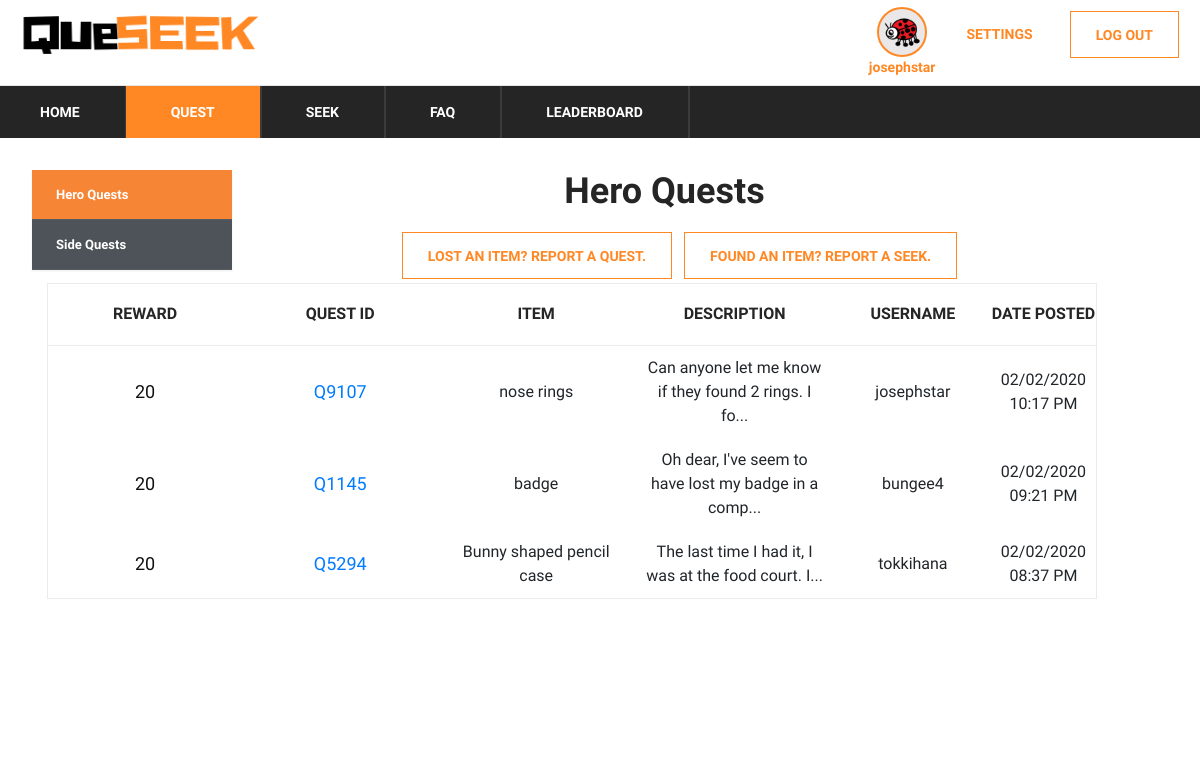
The page /quest (signed in) on the database as committed earlier.
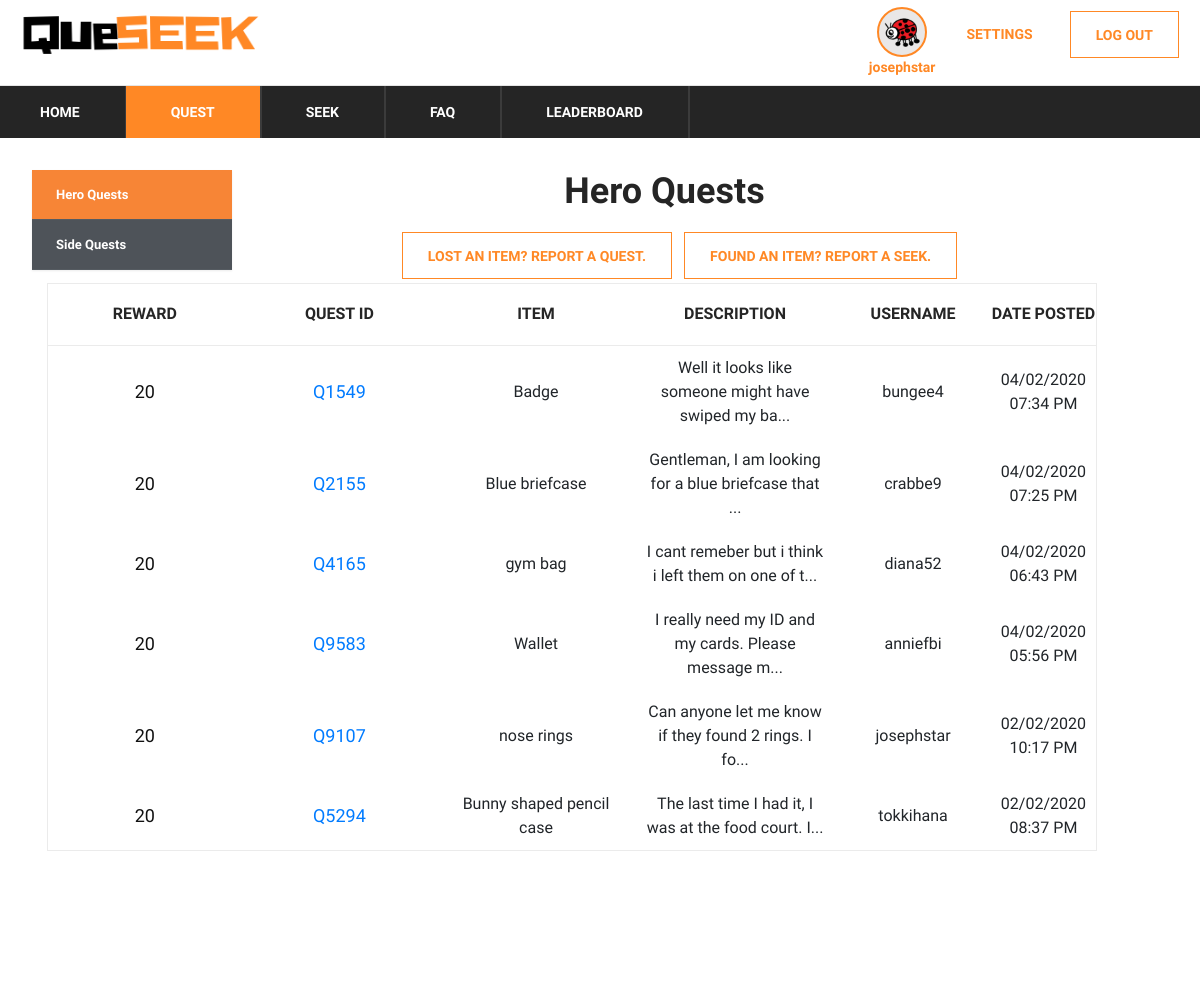
The same page on the database as committed later.
### app/models.py (models this page shows)
class User(UserMixin, Base):
    __tablename__ = "users"
    id = db.Column(db.String, primary_key=True)
    email = db.Column(db.String(255), unique=True, nullable=False)
    password = db.Column(db.String(255), nullable=False)
    username = db.Column(db.String(255), unique=True, nullable=False)
    created_at = db.Column(DateTime(timezone=True))

class Quest(UserMixin, Base):
    __tablename__ = "quests"
    questId = db.Column(db.String, primary_key=True)
    reward = db.Column(db.Integer, nullable=False)
    item = db.Column(db.String(255), nullable=False)
    location = db.Column(db.String(255), nullable=False)
    description = db.Column(db.String(255))
    userId = db.Column(db.String, ForeignKey('users.id'), primary_key=True)
    posted_at = db.Column(DateTime(timezone=True))
    state = db.Column(db.Integer, nullable=False, default=0)
    type = db.Column(db.Integer, nullable=False, default=0)
    featured = db.Column(db.Integer, nullable=False, default=0)
    totalSeekers = db.Column(db.Integer, nullable=False, default=1)

### app/__init__.py (the view)
@app.route('/quest')
def quest():
    q = (db.session.query(User, Quest)
         .filter(User.id == Quest.userId)
         .filter(Quest.state == 0)
         .filter(Quest.type == 0)
         .order_by(Quest.posted_at.desc())
         .all())
    return render_template('quest.html', rows=q, page='quest')

### app/__init__.py (called while the page is built)
@login.user_loader
def load_user(id):
    return User.query.get(id)

@app.context_processor
def inject_dict_for_all_templates():
    if (not current_user.is_anonymous):
        userprofile = (db.session.query(UserProfile)
                       .filter(UserProfile.id == current_user.id)
                       .first()
                       )
        return dict(current_user_avatar=userprofile.avatarId)
    return dict()

### app/templates/quest.html (shortened to what the changed rows need)
<!DOCTYPE html>
<html lang="zxx">
<head>
    <link rel="stylesheet" href="{{ url_for('static', filename='css/bootstrap.min.css')}}" type="text/css">
    <link rel="stylesheet" href="{{ url_for('static', filename='css/font-awesome.min.css')}}" type="text/css">
    <link rel="stylesheet" href="{{ url_for('static', filename='css/themify-icons.css')}}" type="text/css">
    <link rel="stylesheet" href="{{ url_for('static', filename='css/elegant-icons.css')}}" type="text/css">
    <link rel="stylesheet" href="{{ url_for('static', filename='css/owl.carousel.min.css')}}" type="text/css">
    <link rel="stylesheet" href="{{ url_for('static', filename='css/nice-select.css')}}" type="text/css">
    <link rel="stylesheet" href="{{ url_for('static', filename='css/jquery-ui.min.css')}}" type="text/css">
    <link rel="stylesheet" href="{{ url_for('static', filename='css/slicknav.min.css')}}" type="text/css">
    <link rel="stylesheet" href="{{ url_for('static', filename='css/style.css')}}" type="text/css">
    <link rel="stylesheet" href="{{ url_for('static', filename='css/table.css')}}" type="text/css">
</head>
<body>
<header class="header-section">
    {% include "base/topbar.html" %}
</header>
<section class="hero-section">
    <div class="hero-items owl-carousel">
        <div class="topbar-cover2">
            <div class="desc">
                <section class="cd-faq">
                    <section class="shopping-cart spad">
                        <div class="blog-details-inner">
                            <div class="blog-detail-title"><h2>
                                {% if page == 'sq' %}
                                Side Quests
                                {% else %}
                                Hero Quests
                                {% endif %}
                            </h2>
                            </div>
                        </div>
                        <div class="container">
                            <div class="row">
                                <div class="col-lg-12">
                                    <div class="cart-table">
                                        <table>
                                            <thead>
                                            <tr>
                                                <th>Reward</th>
                                                <th>Quest ID</th>
                                                <th>Item</th>
                                                <th>Description</th>
                                                <th>Username</th>
                                                <th>Date Posted</th>
                                            </tr>
                                            </thead>
                                            <tbody>
                                            {% for row in rows %}
                                            <tr>
                                                <td class="cart-pic"><h5>{{ row[1].reward }}</h5></td>
                                                <td class="cart-pic">
                                                    <h5>
                                                        <a href='/quest/{{row[1].questId}}'>{{row[1].questId}}</a>
                                                    </h5>
                                                </td>
                                                <td class="cart-pic">{{ row[1].item }}</td>
                                                <td class="cart-pic">
                                                    {% if row[1].description|length > 50 %}
                                                    {{ row[1].description[:50] + '...'}}
                                                    {% else %}
                                                    {{ row[1].description }}
                                                    {% endif %}
                                                </td>
                                                <td class="cart-pic">{{ row[0].username }}</td>
                                                <td class="cart-pic">{{ row[1].posted_at.strftime('%d/%m/%Y %I:%M %p') }}</td>
                                            </tr>
                                            {% endfor %}
                                            </tbody>
                                        </table>
                                    </div>
                                </div>
                            </div>
                        </div>
                    </section>
                </section>
            </div>
        </div>
    </div>
</section>
</body>
</html>

### app/templates/base/loginlogout.html
<div class="ht-right">
    <div class="login-panel">
        {% if current_user.is_anonymous %}
        <a href="{{ url_for('signup') }} " class="log-btn">SIGN UP</a>
        <a href="{{ url_for('login') }} " class="log-btn">LOG IN</a>
        {% else %}
        <a href="{{ url_for('logout') }}" class="log-btn">LOG OUT</a>
        <a href="{{ url_for('settings') }}" class="settings-btn">SETTINGS</a>
        {% endif %}
    </div>
    {% if current_user.is_anonymous %}
    {% else %}
    <div class="login-panel">
        <a href="{{url_for('profile')}}">
            <img src="{{ url_for('static', filename='img/avatars/'+current_user_avatar+'.png')}}"
                 width="50">
        </a>
        <a href="{{ url_for('profile') }}" class="user-btn"> {{ current_user.username }}</a>
    </div>
    {% endif %}
</div>

Rows that differ between the two databases and show on the page:
removed User: reward "20", questId "Q1145", item "badge", description "Oh dear, I've seem to have lost my badge in a comp...", username "bungee4", posted_at "02/02/2020 09:21 PM"
added User: reward "20", questId "Q1549", item "Badge", description "Well it looks like someone might have swiped my ba...", username "bungee4", posted_at "04/02/2020 07:34 PM"
added User: reward "20", questId "Q2155", item "Blue briefcase", description "Gentleman, I am looking for a blue briefcase that ...", username "crabbe9", posted_at "04/02/2020 07:25 PM"
added User: reward "20", questId "Q4165", item "gym bag", description "I cant remeber but i think i left them on one of t...", username "diana52", posted_at "04/02/2020 06:43 PM"
added User: reward "20", questId "Q9583", item "Wallet", description "I really need my ID and my cards. Please message m...", username "anniefbi", posted_at "04/02/2020 05:56 PM"
